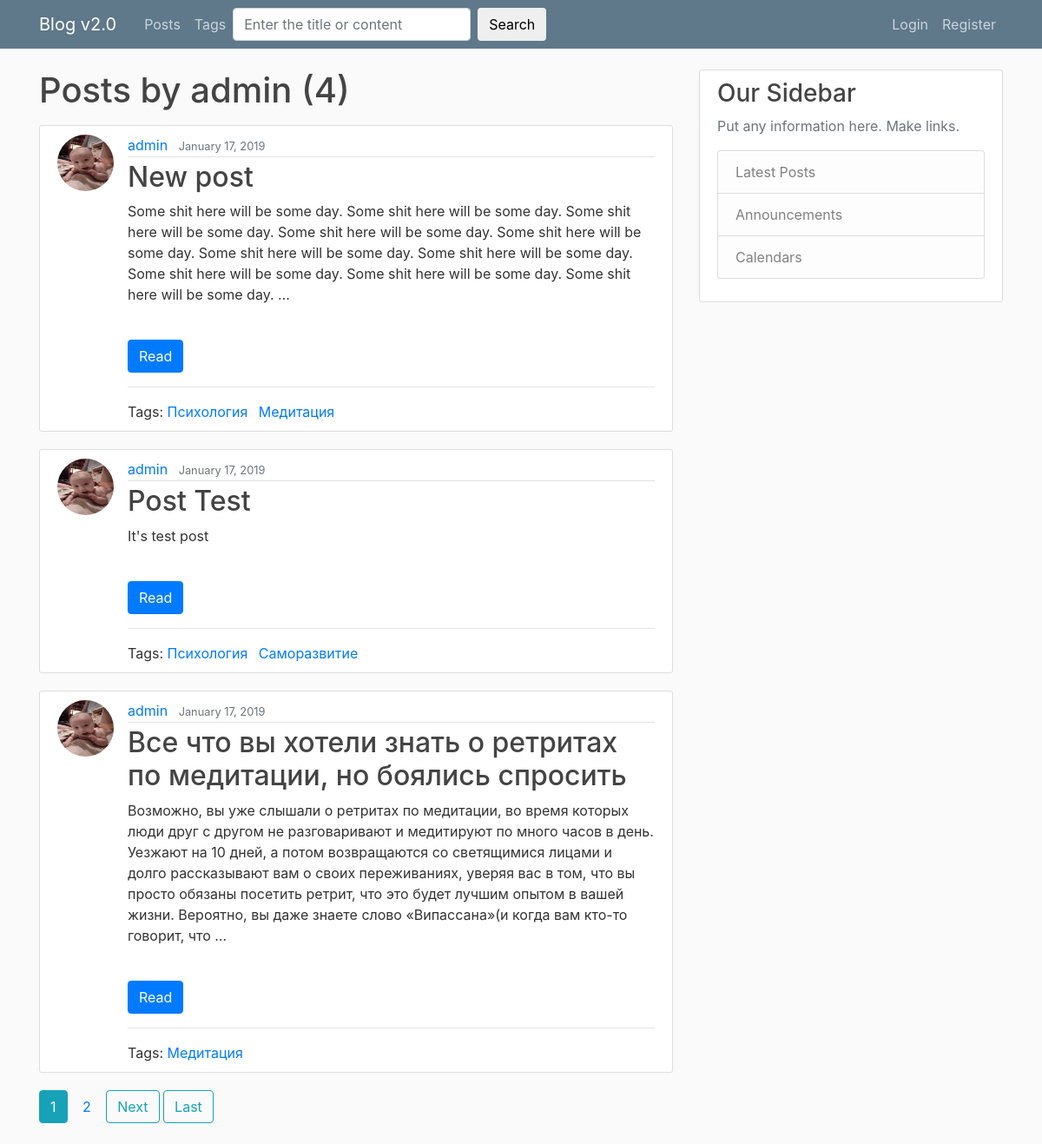
Page /user/admin on the earlier database version.
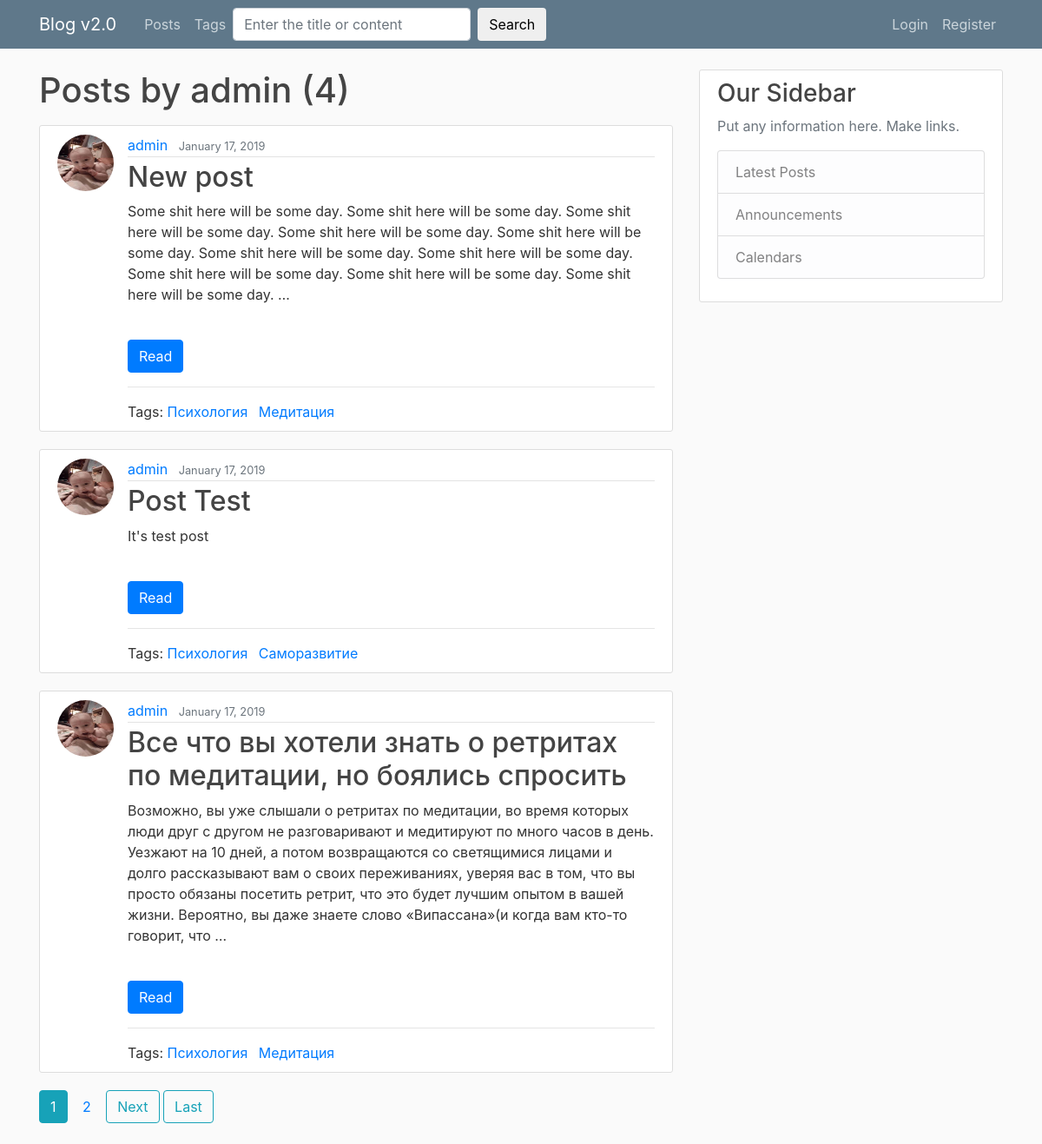
Same page on the later database version.
### blog/models.py (models this page shows, shortened)
class Post(models.Model):
	title = models.CharField(max_length = 150, unique = True)
	slug = models.SlugField(max_length = 150, unique = True, blank = True)
	content = models.TextField()
	date_posted = models.DateTimeField(default = timezone.now)
	author = models.ForeignKey(User, on_delete = models.CASCADE)
	tags = models.ManyToManyField('Tag', blank = True, related_name = 'posts')
	likes = models.PositiveIntegerField(default = 0)
	dislikes = models.PositiveIntegerField(default = 0)
	user_reaction = models.ManyToManyField(settings.AUTH_USER_MODEL, blank = True, related_name = 'user_reaction')
	class Meta:
		ordering = ('-date_posted',)

class Tag(models.Model):
	title = models.CharField(max_length=50, unique = True)
	slug = models.CharField(max_length=50, unique = True, blank = True)

### users/models.py (models this page shows, shortened)
class Profile(models.Model):
	user = models.OneToOneField(User, on_delete = models.CASCADE)
	image = models.ImageField(default = 'default.jpg', upload_to = save_image_path)

### blog/views.py (the view)
# urls.py: path('user/<str:username>', UserPostListView.as_view(), name = 'user-posts'),
class UserPostListView(ListView):
	model = Post
	template_name = 'blog/user_posts.html'
	context_object_name = 'posts'
	paginate_by = 3
	def get_queryset(self):
		user = get_object_or_404(User, username=self.kwargs.get('username'))
		return Post.objects.filter(author = user)

### blog/templates/blog/user_posts.html
{% extends 'blog/base.html' %}
{% block content %}
	<h1 class = 'mb-3'>Posts by {{ view.kwargs.username }} ({{ page_obj.paginator.count }})</h1>
	{% for post in posts %}
		{% include 'blog/includes/detail_views.html' %}
	{% endfor %}
	{% include 'blog/includes/paggination.html' %}
{% endblock %}

### blog/templates/blog/base.html (shortened to what this page needs)
{% extends 'main.html' %}

### templates/main.html (shortened to what this page needs)
{% load static %}
<!DOCTYPE html>
<html>
<head>
	<link rel="stylesheet" href="https://stackpath.bootstrapcdn.com/bootstrap/4.1.3/css/bootstrap.min.css">
	<link rel="stylesheet" type="text/css" href="{% static 'css/blog/main.css' %}">
</head>
<body>
	<header class="site-header">
	  <nav class="navbar navbar-expand-md navbar-dark bg-steel fixed-top">
	    <div class="container">
	      <a class="navbar-brand mr-4" href="/">Blog v2.0</a>
	      <div class="collapse navbar-collapse" id="navbarToggle">
	        <div class="navbar-nav mr-auto">
	          <a class="nav-item nav-link" href="{% url 'blog-home' %}">Posts</a>
	          <a class="nav-item nav-link" href="{% url 'tags' %}">Tags</a>
            <form class="form-inline my-2 my-lg-0" method = 'GET' action ='{% url "search_view" %}'>
			    <input class="form-control mr-sm-2" type="search" placeholder="Enter the title or content" name = 'q'>
				<button class="btn btn-default" type="submit">Search</button>
			</form>
	        </div>
	        <div class="navbar-nav">
	        	{% if user.is_authenticated %}
	        	    <div class="dropdown">
					  <button class="btn btn-secondary dropdown-toggle bg-steel" type="button" id="dropdownMenuButton" data-toggle="dropdown" aria-haspopup="true" aria-expanded="false">
					    Create (Tag/Post)
					  </button>
					  <div class="dropdown-menu" aria-labelledby="dropdownMenuButton">
					    <a class="dropdown-item" href="{% url 'tag-create' %}">Create Tag</a>
					    <a class="dropdown-item" href="{% url 'post-create' %}">Create Post</a>
					  </div>
					</div>
	        	  <a class="nav-item nav-link" href="{% url 'profile' %}">
					 <img src="{{ request.user.profile.image.url }}" class = 'rounded-circle logo-img'>
	        	  	 Profile ({{ user.username }})
	        	  </a>
	        	  <a class="nav-item nav-link" href="{% url 'logout' %}">Logout</a>
	        	{% else %}
		          <a class="nav-item nav-link" href="{% url 'login' %}">Login</a>
		          <a class="nav-item nav-link" href="{% url 'register' %}">Register</a>
	            {% endif %}
	        </div>
	      </div>
	    </div>
	  </nav>
	</header>
	<main role="main" class="container">
	  <div class="row">
	    <div class="col-md-8">
	      {% block content %}
	      {% endblock %}
	    </div>
	    <div class="col-md-4">
	      <div class="content-section">
	        <h3>Our Sidebar</h3>
	        <p class='text-muted'>Put any information here. Make links.
	          <ul class="list-group">
	            <li class="list-group-item list-group-item-light">Latest Posts</li>
	            <li class="list-group-item list-group-item-light">Announcements</li>
	            <li class="list-group-item list-group-item-light">Calendars</li>
	          </ul>
	        </p>
	      </div>
	    </div>
	  </div>
	</main>
</body>
</html>

### blog/templates/blog/includes/detail_views.html (shortened to what this page needs)
	<article class="media content-section">
	  <img src="{{ post.author.profile.image.url }}" class = 'rounded-circle article-img'>
	  <div class="media-body">
	    <div class="article-metadata">
	      <a class="mr-2" href="{% url 'user-posts' post.author.username %}">{{ post.author }}</a>
	      <small class="text-muted">{{ post.date_posted|date:'F d, Y' }}</small>
	    </div>
	    <h2><a class="article-title" href="{% url 'post-detail' post.slug %}">{{ post.title }}</a></h2>
	    <p class="article-content">{{ post.content|truncatewords:70|safe }}</p>
	    <br>
	    <div>
	    	<a href="{% url 'post-detail' post.slug %}" class = 'btn btn-primary'>Read</a>
	  	</div>
	  <hr>
	  <div>Tags:
	  	  {% for tag in post.tags.all %}
	      <a class="mr-2" href="{% url 'tag-detail' tag.slug %}">{{ tag.title }}</a>
	      {% endfor %}
	  </div>
	  </div>
	</article>

### blog/templates/blog/includes/paggination.html (shortened to what this page needs)
	{% if is_paginated %}
		{% for num in page_obj.paginator.page_range %}
			{% if page_obj.number == num %}
				<a href="?page={{ num }}" class = 'btn btn-info mb-4'>{{ num }}</a>
			{% elif num > page_obj.number|add:'-3' and num < page_obj.number|add:'3' %}
				<a href="?page={{ num }}" class = 'btn btn-ouline-info mb-4'>{{ num }}</a>
			{% endif %}
		{% endfor %}
		{% if page_obj.has_next %}
			<a href="?page={{ page_obj.next_page_number }}" class = 'btn btn-outline-info mb-4'>Next</a>
			<a href="?page={{ page_obj.paginator.num_pages }}" class = 'btn btn-outline-info mb-4'>Last</a>
		{% endif %}
	{% endif %}

### static/css/blog/main.css (style rules this page uses)
body { background: #fafafa; color: #333333; margin-top: 5rem; }
h1, h2, h3, h4, h5, h6 { color: #444444; }
ul { margin: 0; }
.bg-steel { background-color: #5f788a; }
.site-header .navbar-nav .nav-link { color: #cbd5db; }
.content-section { background: #ffffff; padding: 10px 20px; border: 1px solid #dddddd; border-radius: 3px; margin-bottom: 20px; }
.article-title { color: #444444; }
.article-content { white-space: pre-line; }
.article-img { height: 65px; width: 65px; margin-right: 16px; }
.article-metadata { padding-bottom: 1px; margin-bottom: 4px; border-bottom: 1px solid #e3e3e3 }

Differences in the rows shown:
changed Post "Все что вы хотели знать о ретритах по медитации, но боялись спросить": gains Tag (title "Психология")
